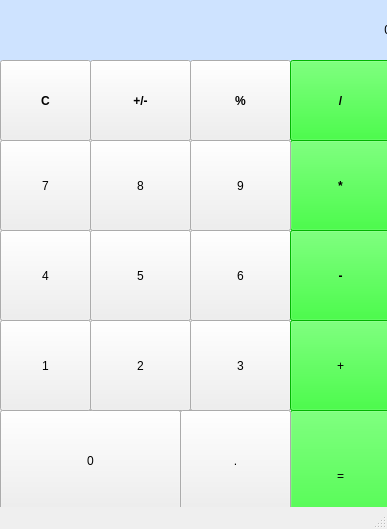
<?xml version="1.0" encoding="UTF-8"?>
<ui version="4.0">
 <class>MainWindow</class>
 <widget class="QMainWindow" name="MainWindow">
  <property name="geometry">
   <rect>
    <x>0</x>
    <y>0</y>
    <width>387</width>
    <height>529</height>
   </rect>
  </property>
  <property name="windowTitle">
   <string>CALCULATOR</string>
  </property>
  <property name="windowIcon">
   <iconset>
    <normalon>../../../Pictures/Projet_image_Ministry/minfi_trademark_without_shadow.png</normalon>
   </iconset>
  </property>
  <property name="iconSize">
   <size>
    <width>120</width>
    <height>120</height>
   </size>
  </property>
  <widget class="QWidget" name="centralwidget">
   <widget class="QLabel" name="label">
    <property name="geometry">
     <rect>
      <x>-20</x>
      <y>0</y>
      <width>411</width>
      <height>61</height>
     </rect>
    </property>
    <property name="styleSheet">
     <string notr="true">font: 28pt &quot;Segoe UI&quot;;
color: rgb(0, 0, 0);
background-color: rgb(206, 227, 255);
text-align:right;</string>
    </property>
    <property name="text">
     <string>&lt;html&gt;&lt;head/&gt;&lt;body&gt;&lt;p&gt;0&lt;/p&gt;&lt;/body&gt;&lt;/html&gt;</string>
    </property>
    <property name="alignment">
     <set>Qt::AlignRight|Qt::AlignTrailing|Qt::AlignVCenter</set>
    </property>
   </widget>
   <widget class="QPushButton" name="pushButton_0">
    <property name="geometry">
     <rect>
      <x>0</x>
      <y>410</y>
      <width>181</width>
      <height>101</height>
     </rect>
    </property>
    <property name="maximumSize">
     <size>
      <width>181</width>
      <height>16777215</height>
     </size>
    </property>
    <property name="text">
     <string>0</string>
    </property>
   </widget>
   <widget class="QPushButton" name="pushButton_equal">
    <property name="geometry">
     <rect>
      <x>290</x>
      <y>410</y>
      <width>101</width>
      <height>131</height>
     </rect>
    </property>
    <property name="font">
     <font>
      <family>Segoe UI</family>
      <pointsize>9</pointsize>
      <italic>false</italic>
      <bold>false</bold>
     </font>
    </property>
    <property name="cursor">
     <cursorShape>ArrowCursor</cursorShape>
    </property>
    <property name="styleSheet">
     <string notr="true">font: 9pt &quot;Segoe UI&quot;;
color: rgb(0, 0, 0);
background-color: #00ff00;</string>
    </property>
    <property name="text">
     <string>=</string>
    </property>
   </widget>
   <widget class="QPushButton" name="pushButton_1">
    <property name="geometry">
     <rect>
      <x>0</x>
      <y>320</y>
      <width>91</width>
      <height>91</height>
     </rect>
    </property>
    <property name="maximumSize">
     <size>
      <width>181</width>
      <height>16777215</height>
     </size>
    </property>
    <property name="text">
     <string>1</string>
    </property>
   </widget>
   <widget class="QPushButton" name="pushButton_2">
    <property name="geometry">
     <rect>
      <x>90</x>
      <y>320</y>
      <width>101</width>
      <height>91</height>
     </rect>
    </property>
    <property name="maximumSize">
     <size>
      <width>181</width>
      <height>16777215</height>
     </size>
    </property>
    <property name="text">
     <string>2</string>
    </property>
   </widget>
   <widget class="QPushButton" name="pushButton_3">
    <property name="geometry">
     <rect>
      <x>190</x>
      <y>320</y>
      <width>101</width>
      <height>91</height>
     </rect>
    </property>
    <property name="maximumSize">
     <size>
      <width>181</width>
      <height>16777215</height>
     </size>
    </property>
    <property name="text">
     <string>3</string>
    </property>
   </widget>
   <widget class="QPushButton" name="pushButton_add">
    <property name="geometry">
     <rect>
      <x>290</x>
      <y>320</y>
      <width>101</width>
      <height>91</height>
     </rect>
    </property>
    <property name="maximumSize">
     <size>
      <width>181</width>
      <height>16777215</height>
     </size>
    </property>
    <property name="styleSheet">
     <string notr="true">background-color: rgb(0, 255, 0);
color:rgb(0, 0, 0);</string>
    </property>
    <property name="text">
     <string>+</string>
    </property>
   </widget>
   <widget class="QPushButton" name="pushButton_4">
    <property name="geometry">
     <rect>
      <x>0</x>
      <y>230</y>
      <width>91</width>
      <height>91</height>
     </rect>
    </property>
    <property name="maximumSize">
     <size>
      <width>181</width>
      <height>16777215</height>
     </size>
    </property>
    <property name="text">
     <string>4</string>
    </property>
   </widget>
   <widget class="QPushButton" name="pushButton_5">
    <property name="geometry">
     <rect>
      <x>90</x>
      <y>230</y>
      <width>101</width>
      <height>91</height>
     </rect>
    </property>
    <property name="maximumSize">
     <size>
      <width>181</width>
      <height>16777215</height>
     </size>
    </property>
    <property name="text">
     <string>5</string>
    </property>
   </widget>
   <widget class="QPushButton" name="pushButton_6">
    <property name="geometry">
     <rect>
      <x>190</x>
      <y>230</y>
      <width>101</width>
      <height>91</height>
     </rect>
    </property>
    <property name="maximumSize">
     <size>
      <width>181</width>
      <height>16777215</height>
     </size>
    </property>
    <property name="text">
     <string>6</string>
    </property>
   </widget>
   <widget class="QPushButton" name="pushButton_substract">
    <property name="geometry">
     <rect>
      <x>290</x>
      <y>230</y>
      <width>101</width>
      <height>91</height>
     </rect>
    </property>
    <property name="maximumSize">
     <size>
      <width>181</width>
      <height>16777215</height>
     </size>
    </property>
    <property name="font">
     <font>
      <bold>true</bold>
     </font>
    </property>
    <property name="styleSheet">
     <string notr="true">background-color: rgb(0, 255, 0);
color: rgb(0, 0, 0);</string>
    </property>
    <property name="text">
     <string>-</string>
    </property>
   </widget>
   <widget class="QPushButton" name="pushButton_Multi">
    <property name="geometry">
     <rect>
      <x>290</x>
      <y>140</y>
      <width>101</width>
      <height>91</height>
     </rect>
    </property>
    <property name="maximumSize">
     <size>
      <width>181</width>
      <height>16777215</height>
     </size>
    </property>
    <property name="font">
     <font>
      <bold>true</bold>
     </font>
    </property>
    <property name="styleSheet">
     <string notr="true">background-color: rgb(0, 255, 0);
color: rgb(0, 0, 0);</string>
    </property>
    <property name="text">
     <string>*</string>
    </property>
   </widget>
   <widget class="QPushButton" name="pushButton_decimal">
    <property name="geometry">
     <rect>
      <x>180</x>
      <y>410</y>
      <width>111</width>
      <height>101</height>
     </rect>
    </property>
    <property name="styleSheet">
     <string notr="true">
font: 9pt &quot;Segoe UI&quot;;</string>
    </property>
    <property name="text">
     <string>.</string>
    </property>
   </widget>
   <widget class="QPushButton" name="pushButton_8">
    <property name="geometry">
     <rect>
      <x>90</x>
      <y>140</y>
      <width>101</width>
      <height>91</height>
     </rect>
    </property>
    <property name="maximumSize">
     <size>
      <width>181</width>
      <height>16777215</height>
     </size>
    </property>
    <property name="text">
     <string>8</string>
    </property>
   </widget>
   <widget class="QPushButton" name="pushButton_9">
    <property name="geometry">
     <rect>
      <x>190</x>
      <y>140</y>
      <width>101</width>
      <height>91</height>
     </rect>
    </property>
    <property name="maximumSize">
     <size>
      <width>181</width>
      <height>16777215</height>
     </size>
    </property>
    <property name="text">
     <string>9</string>
    </property>
   </widget>
   <widget class="QPushButton" name="pushButton_7">
    <property name="geometry">
     <rect>
      <x>0</x>
      <y>140</y>
      <width>91</width>
      <height>91</height>
     </rect>
    </property>
    <property name="maximumSize">
     <size>
      <width>181</width>
      <height>16777215</height>
     </size>
    </property>
    <property name="text">
     <string>7</string>
    </property>
   </widget>
   <widget class="QPushButton" name="pushbutton_clear">
    <property name="geometry">
     <rect>
      <x>0</x>
      <y>60</y>
      <width>91</width>
      <height>81</height>
     </rect>
    </property>
    <property name="maximumSize">
     <size>
      <width>181</width>
      <height>16777215</height>
     </size>
    </property>
    <property name="font">
     <font>
      <bold>true</bold>
     </font>
    </property>
    <property name="styleSheet">
     <string notr="true">pushButton_16:pressed{
   background-color:  qlineargradient(x1:0,y1:0,x2:0,y2:1,
                                   stop:0 #dadbde, stop : 1 #f6f7fa);
}</string>
    </property>
    <property name="text">
     <string>C</string>
    </property>
   </widget>
   <widget class="QPushButton" name="pushButton_PlusMinus">
    <property name="geometry">
     <rect>
      <x>90</x>
      <y>60</y>
      <width>101</width>
      <height>81</height>
     </rect>
    </property>
    <property name="maximumSize">
     <size>
      <width>181</width>
      <height>16777215</height>
     </size>
    </property>
    <property name="font">
     <font>
      <bold>true</bold>
     </font>
    </property>
    <property name="text">
     <string>+/-</string>
    </property>
   </widget>
   <widget class="QPushButton" name="pushButton_percent">
    <property name="geometry">
     <rect>
      <x>190</x>
      <y>60</y>
      <width>101</width>
      <height>81</height>
     </rect>
    </property>
    <property name="maximumSize">
     <size>
      <width>181</width>
      <height>16777215</height>
     </size>
    </property>
    <property name="font">
     <font>
      <bold>true</bold>
     </font>
    </property>
    <property name="text">
     <string>%</string>
    </property>
   </widget>
   <widget class="QPushButton" name="pushButton_divide">
    <property name="geometry">
     <rect>
      <x>290</x>
      <y>60</y>
      <width>101</width>
      <height>81</height>
     </rect>
    </property>
    <property name="maximumSize">
     <size>
      <width>181</width>
      <height>16777215</height>
     </size>
    </property>
    <property name="font">
     <font>
      <bold>true</bold>
     </font>
    </property>
    <property name="styleSheet">
     <string notr="true">background-color: rgb(0, 255, 0);
color: rgb(0, 0, 0);</string>
    </property>
    <property name="text">
     <string>/</string>
    </property>
   </widget>
  </widget>
  <widget class="QMenuBar" name="menubar">
   <property name="geometry">
    <rect>
     <x>0</x>
     <y>0</y>
     <width>387</width>
     <height>25</height>
    </rect>
   </property>
  </widget>
  <widget class="QStatusBar" name="statusbar"/>
 </widget>
 <resources/>
 <connections/>
</ui>
